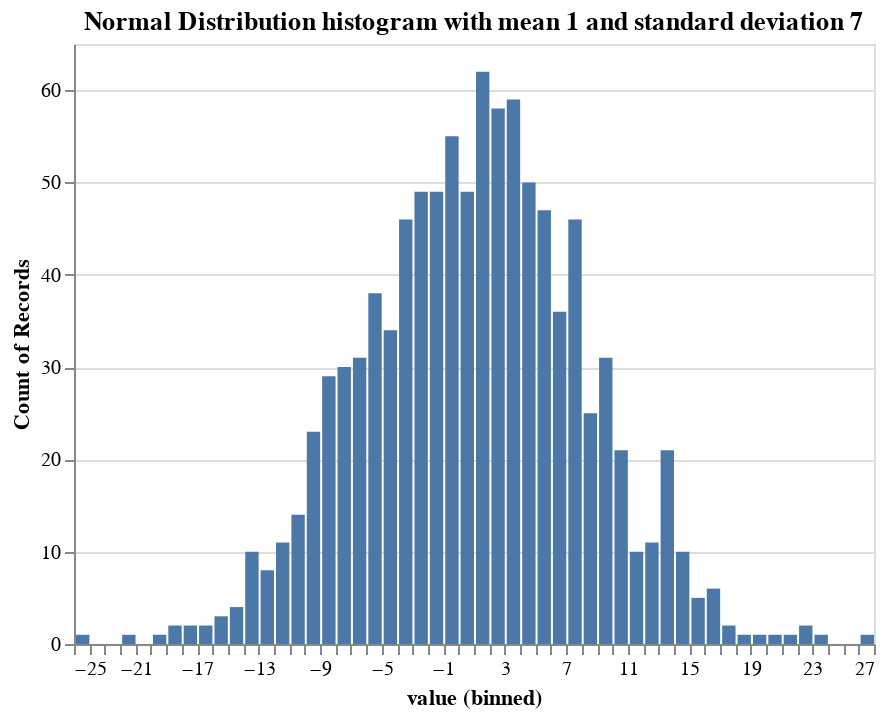
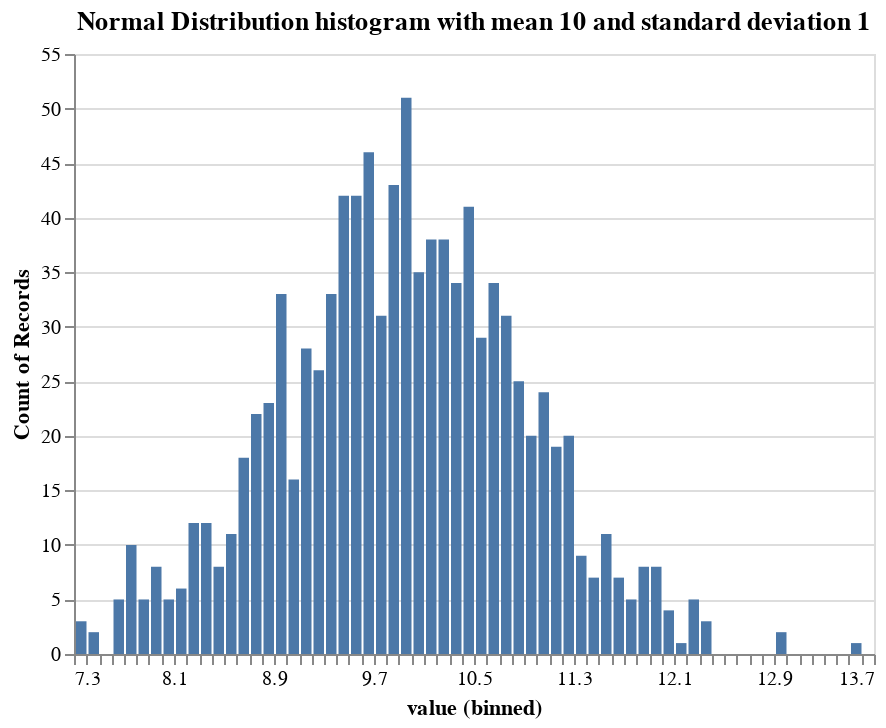
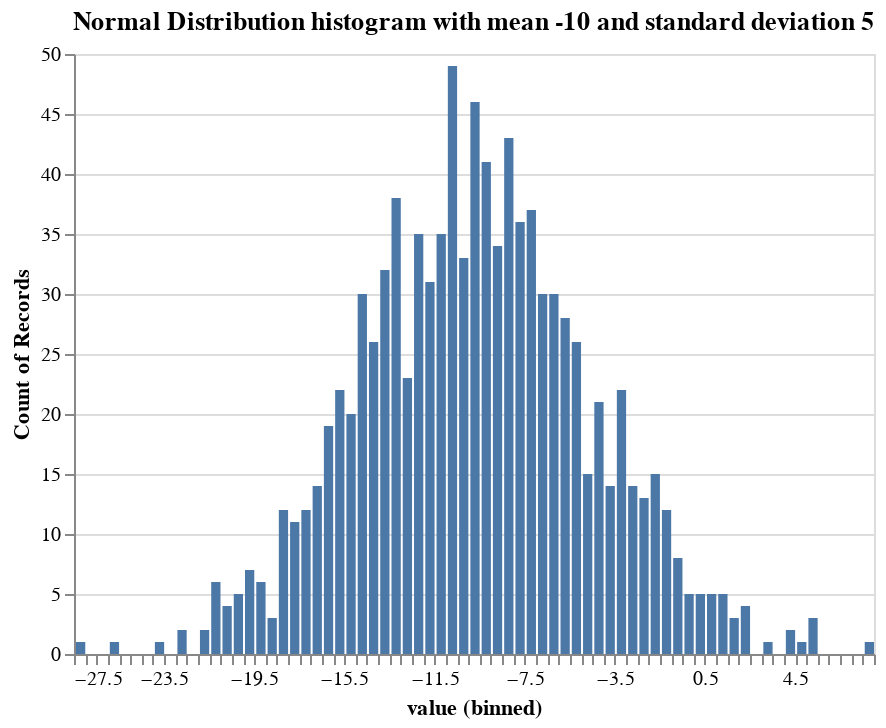

Source (notebook cell) for these figures, in order:
### Markdown cell above
#### Exercises

1. Plot a histogram of the standard deviation with the following properties:

    1. Mean ($\mu$) of 1, standard deviation ($\sigma$) of 7
    2. $\mu=10, \sigma=1$
    3. $\mu=-10, \sigma=5$
2. Create a python function that accepts two inputs (`mean` and `standard_deviation`) and plots the histogram as per question 1.

3. Investigate the documentation of Altair and overlay these plots on top of each other, with different colours, giving a result that looks like this:
<img src="img/snapshot.png">

### Code cell
# (1) (doing is from scratch so just this chunk can be run)
import pandas as pd
from scipy import stats
import altair as alt
alt.renderers.enable('default')

mean_std_list = [(1,7), (10,1), (-10,5)]

for vals in mean_std_list:
    norm_dist_func = stats.norm(vals[0], vals[1])
    results = norm_dist_func.rvs(1000)
    normal_values = pd.DataFrame({"value": results})
    norm_plot = alt.Chart(normal_values, title="Normal Distribution histogram with mean " + str(vals[0]) + " and standard deviation " + str(vals[1])).mark_bar().encode(
    alt.X("value", bin=alt.Bin(maxbins=100)),
    y='count()',)
    norm_plot.display()

### Figure 1 — Vega-Lite specification as saved in the notebook (floating-point values rounded to 4 significant figures; data arrays with more than 128 entries replaced by an {"elided": "..."} marker saying what was removed)
{"config": {"view": {"continuousWidth": 400, "continuousHeight": 300}}, "data": {"name": "data-3d234512a61e7fdd18aeb1e823e7fe81"}, "mark": "bar", "encoding": {"x": {"bin": {"maxbins": 100}, "field": "value", "type": "quantitative"}, "y": {"aggregate": "count", "type": "quantitative"}}, "title": "Normal Distribution histogram with mean 1 and standard deviation 7", "$schema": "https://vega.github.io/schema/vega-lite/v4.17.0.json", "datasets": {"data-3d234512a61e7fdd18aeb1e823e7fe81": {"elided": "1000 records"}}}

### Figure 2 — Vega-Lite specification as saved in the notebook (floating-point values rounded to 4 significant figures; data arrays with more than 128 entries replaced by an {"elided": "..."} marker saying what was removed)
{"config": {"view": {"continuousWidth": 400, "continuousHeight": 300}}, "data": {"name": "data-608c9e282cb6b015e321cdab50dbaee2"}, "mark": "bar", "encoding": {"x": {"bin": {"maxbins": 100}, "field": "value", "type": "quantitative"}, "y": {"aggregate": "count", "type": "quantitative"}}, "title": "Normal Distribution histogram with mean 10 and standard deviation 1", "$schema": "https://vega.github.io/schema/vega-lite/v4.17.0.json", "datasets": {"data-608c9e282cb6b015e321cdab50dbaee2": {"elided": "1000 records"}}}

### Figure 3 — Vega-Lite specification as saved in the notebook (floating-point values rounded to 4 significant figures; data arrays with more than 128 entries replaced by an {"elided": "..."} marker saying what was removed)
{"config": {"view": {"continuousWidth": 400, "continuousHeight": 300}}, "data": {"name": "data-587dbf3eb6063b139431fc4acd5da873"}, "mark": "bar", "encoding": {"x": {"bin": {"maxbins": 100}, "field": "value", "type": "quantitative"}, "y": {"aggregate": "count", "type": "quantitative"}}, "title": "Normal Distribution histogram with mean -10 and standard deviation 5", "$schema": "https://vega.github.io/schema/vega-lite/v4.17.0.json", "datasets": {"data-587dbf3eb6063b139431fc4acd5da873": {"elided": "1000 records"}}}
